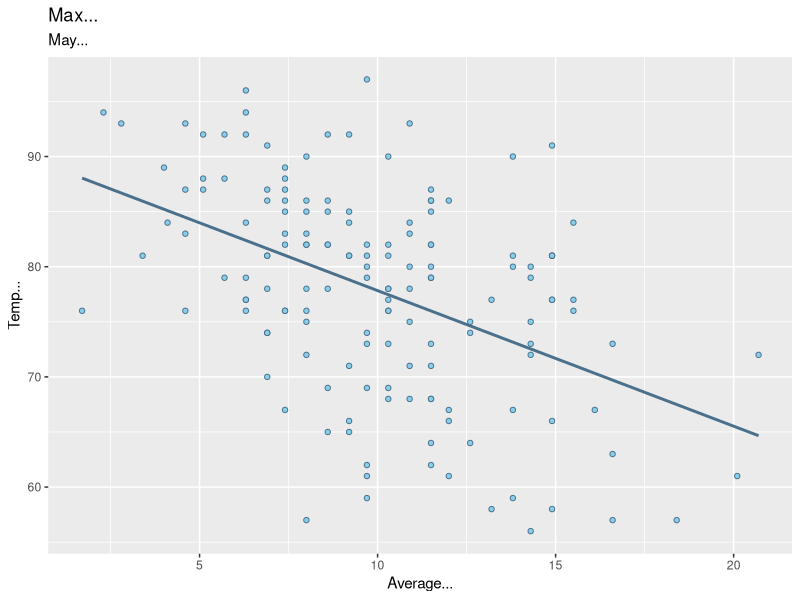
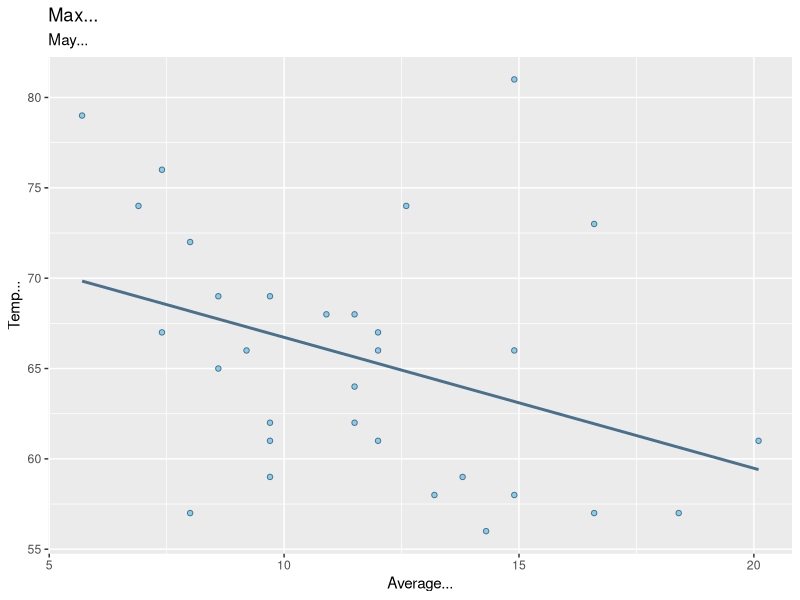
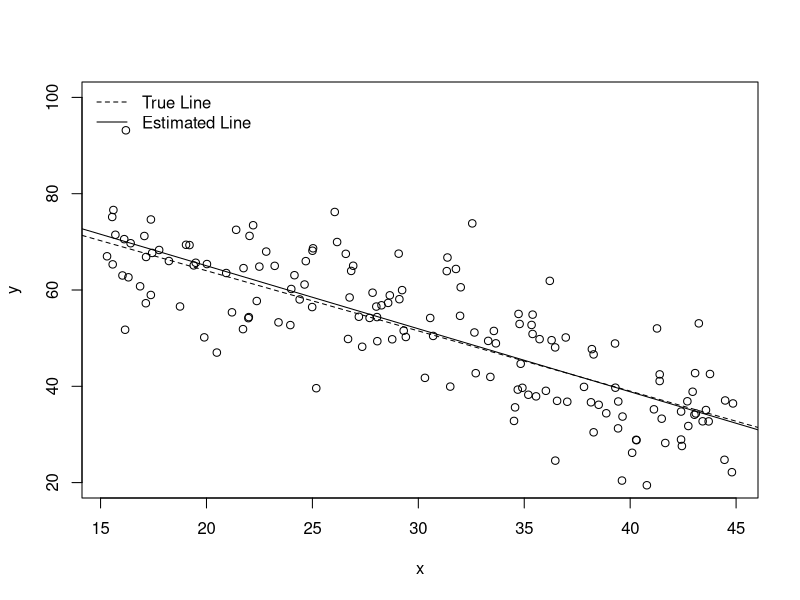

Here is the R script that generated these plots, in order:
library(tidyverse)


ggplot(airquality, aes(x=Wind, y=Temp)) + 
  geom_point(fill="skyblue", pch=21, color="skyblue4") + 
  geom_smooth(method="lm", se=F, formula=y~x, color="skyblue4") + 
  labs(title="Max...", subtitle="May...", 
       y="Temp...", x="Average...")

mylm <- lm(Temp ~ Wind, data=airquality)
summary(mylm)


May <- filter(airquality, Month==5)
ggplot(May, aes(x=Wind, y=Temp)) + 
  geom_point(fill="skyblue", pch=21, color="skyblue4") + 
  geom_smooth(method="lm", se=F, formula=y~x, color="skyblue4") + 
  labs(title="Max...", subtitle="May...", 
       y="Temp...", x="Average...")

mylm <- lm(Temp ~ Wind, data=May)
summary(mylm)

set.seed(101) #Allows us to always get the same "random" sample
#Change to a new number to get a new sample

n <- 153 #set the sample size

X_i <- runif(n, 15, 45) #Gives n random values from a uniform distribution between 15 to 45.

beta0 <- 89 #Our choice for the y-intercept. 

beta1 <- -1.25 #Our choice for the slope. 

sigma <- 8 #Our choice for the std. deviation of the error terms.
epsilon_i <- rnorm(n, 0, sigma) 
#Gives n random values from a normal distribution with mean = 0, st. dev. = sigma.

Y_i <- beta0 + beta1*X_i + epsilon_i #Create Y using the normal error regression model

fabData <- data.frame(y=Y_i, x=X_i) #Store the data as data

View(fabData) 

#In the real world, we begin with data (like fabData) and try to recover the model that (we assume) was used to created it.

fab.lm <- lm(y ~ x, data=fabData) #Fit an estimated regression model to the fabData.

summary(fab.lm) #Summarize your model. 

plot(y ~ x, data=fabData, ylim=c(20,100)) #Plot the data.

abline(fab.lm) #Add the estimated regression line to your plot.

# Now for something you can't do in real life... but since we created the data...

abline(beta0, beta1, lty=2) #Add the true regression line to your plot using a dashed line (lty=2). 

legend("topleft", legend=c("True Line", "Estimated Line"), lty=c(2,1), bty="n") #Add a legend to your plot specifying which line is which.
